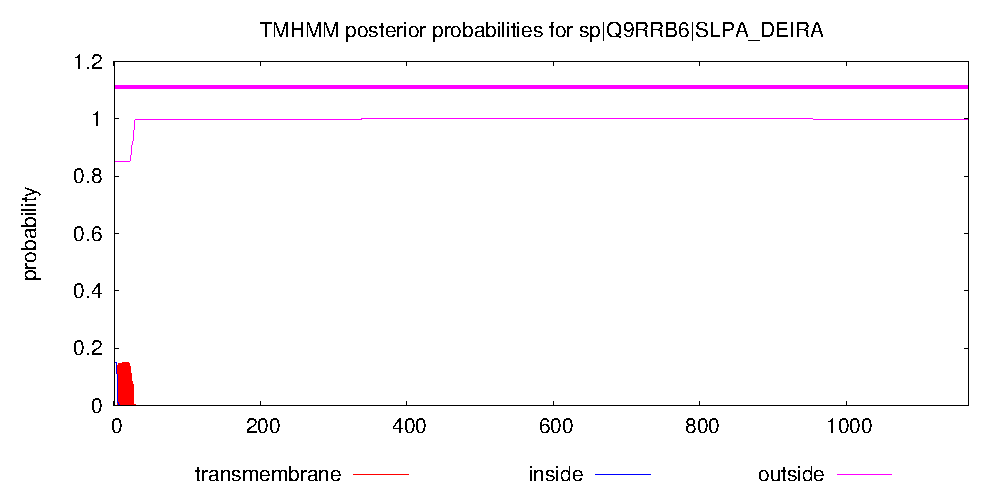

Reproduce this figure in gnuplot.
set arrow from 1,1.11 to 1167,1.11 nohead lt 4 lw 10
set key below
set title "TMHMM posterior probabilities for sp|Q9RRB6|SLPA_DEIRA"
set yrange [0:1.2]
set size 2., 1.4
#set xlabel "position"
set ylabel "probability"
set xrange [1:1167]
# Make the ps plot
set term postscript eps color solid "Helvetica" 30
set output "/usr/opt/www/pub/CBS/services/TMHMM-2.0/tmp/TMHMM_31131/sp_Q9RRB6_SLPA_DEIRA.eps"
plot "/usr/opt/www/pub/CBS/services/TMHMM-2.0/tmp/TMHMM_31131/sp_Q9RRB6_SLPA_DEIRA.plp" using 1:4 title "transmembrane" with impulses lt 1 lw 2, \
"" using 1:3 title "inside" with line lt 3 lw 2, \
"" using 1:5 title "outside" with line lt 4 lw 2
exit
